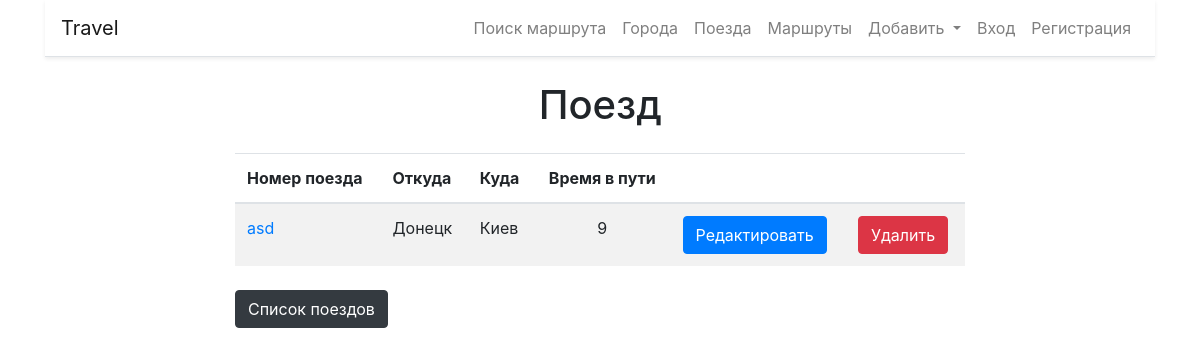
Before: /trains/13/ with the older database file.
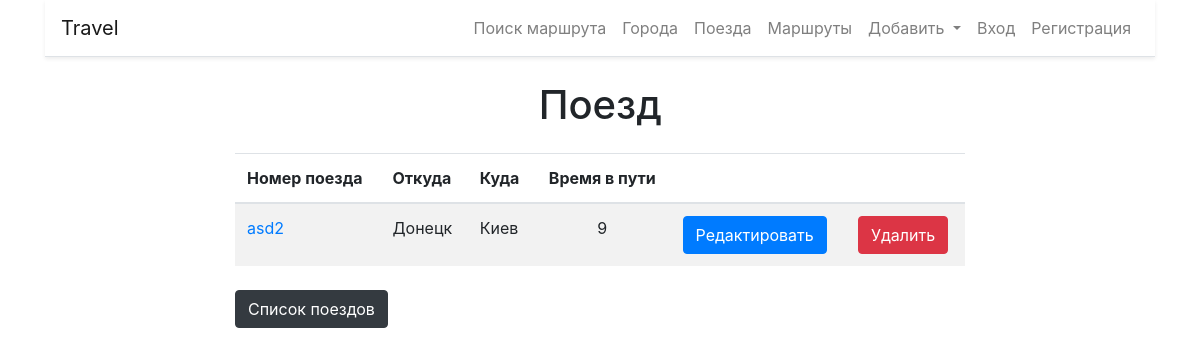
After: the same page with the newer database file.
### trains/models.py (models this page shows, shortened)
class Train(models.Model):
    name = models.CharField(max_length=100, unique=True,
                            error_messages={'unique': 'Поезд с таким номером уже существует'}, verbose_name='Поезд')
    from_city = models.ForeignKey(City, on_delete=models.CASCADE, verbose_name='Откуда', related_name='from_city')
    to_city = models.ForeignKey(City, on_delete=models.CASCADE, verbose_name='Куда', related_name='to_city')
    travel_time = models.IntegerField(verbose_name='Время в пути', )
    class Meta:
        verbose_name = 'Поезд'
        verbose_name_plural = 'Поезда'
        ordering = ['name']

### cities/models.py (models this page shows)
class City(models.Model):
    name = models.CharField(max_length=100, unique=True,
                            error_messages={'unique': 'Город с таким названием уже существует'}, verbose_name='Город')
    def __str__(self):
        return self.name
    class Meta:
        verbose_name = 'Город'
        verbose_name_plural = 'Города'
        ordering = ['name']

### trains/views.py (the view)
# urls.py: path('<int:pk>/', TrainDetailView.as_view(), name='current_train'),
class TrainDetailView(DetailView):
    model = Train
    template_name = 'trains/current_train.html'

### trains/templates/trains/current_train.html (shortened to what this page needs)
{% extends 'base.html' %}
{% block content %}
<h1 class="display-10 text-center my-4">Поезд</h1>
<div class="row">
    <div class="col-md-8 mx-auto">
        <table class="table table-striped">
                    <thead>
                    <tr>
                        <th scope="col">Номер поезда</th>
                        <th scope="col">Откуда</th>
                        <th scope="col">Куда</th>
                        <th class="text-center" scope="col">Время в пути</th>
                        <th scope="col">&nbsp;</th>
                        <th scope="col">&nbsp;</th>
                    </tr>
                    </thead>
        <tbody>
        <tr>
            <td><a href="{% url 'train:current_train' train.pk %}">{{ train.name }}</a></td>
            <td>{{ train.from_city }}</td>
            <td>{{ train.to_city }}</td>
            <td class="text-center">{{ train.travel_time }}</td>
            <td><a href="{% url 'train:update' train.pk %}">
                <button type="button" class="btn btn-primary">Редактировать</button>
            </a></td>
            <td><a href="{% url 'train:delete' train.pk %}">
                <button type="button" class="btn btn-danger">Удалить</button>
            </a></td>
        </tr>
        </tbody>
    </table>
        <a href="{% url 'train:home' %}" class="text-light">
    <button type="button" class="btn btn-dark my-2">
        Список поездов
    </button>
</a>
    </div>
</div>
{% endblock %}

Changed rows visible on the page:
changed Train "Донецк": name "asd" → "asd2"
